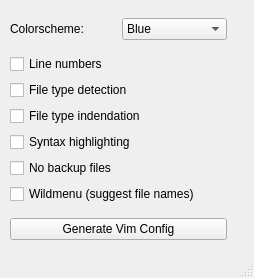
<?xml version="1.0" encoding="UTF-8"?>
<ui version="4.0">
 <class>MainWindow</class>
 <widget class="QMainWindow" name="MainWindow">
  <property name="geometry">
   <rect>
    <x>0</x>
    <y>0</y>
    <width>254</width>
    <height>278</height>
   </rect>
  </property>
  <property name="windowTitle">
   <string>VConfig</string>
  </property>
  <property name="windowIcon">
   <iconset theme="QIcon::ThemeIcon::EditPaste"/>
  </property>
  <widget class="QWidget" name="centralwidget">
   <widget class="QWidget" name="layoutWidget">
    <property name="geometry">
     <rect>
      <x>10</x>
      <y>10</y>
      <width>217</width>
      <height>238</height>
     </rect>
    </property>
    <layout class="QGridLayout" name="gridLayout">
     <item row="0" column="0">
      <layout class="QHBoxLayout" name="colorscheme">
       <item>
        <widget class="QLabel" name="colorscheme_label">
         <property name="text">
          <string>Colorscheme:</string>
         </property>
        </widget>
       </item>
       <item>
        <widget class="QComboBox" name="comboBox">
         <item>
          <property name="text">
           <string>Blue</string>
          </property>
         </item>
         <item>
          <property name="text">
           <string>Dark Blue</string>
          </property>
         </item>
         <item>
          <property name="text">
           <string>Default</string>
          </property>
         </item>
         <item>
          <property name="text">
           <string>Delek</string>
          </property>
         </item>
         <item>
          <property name="text">
           <string>Desert</string>
          </property>
         </item>
         <item>
          <property name="text">
           <string>Elflord</string>
          </property>
         </item>
         <item>
          <property name="text">
           <string>Evening</string>
          </property>
         </item>
         <item>
          <property name="text">
           <string/>
          </property>
         </item>
        </widget>
       </item>
      </layout>
     </item>
     <item row="1" column="0">
      <layout class="QVBoxLayout" name="verticalLayout">
       <item>
        <widget class="QCheckBox" name="lineNumbers">
         <property name="text">
          <string>Line numbers</string>
         </property>
        </widget>
       </item>
       <item>
        <widget class="QCheckBox" name="fileTypeDetection">
         <property name="text">
          <string>File type detection</string>
         </property>
        </widget>
       </item>
       <item>
        <widget class="QCheckBox" name="fileTypeIndent">
         <property name="text">
          <string>File type indendation</string>
         </property>
        </widget>
       </item>
       <item>
        <widget class="QCheckBox" name="syntaxHighlight">
         <property name="text">
          <string>Syntax highlighting</string>
         </property>
        </widget>
       </item>
       <item>
        <widget class="QCheckBox" name="noBackupFiles">
         <property name="text">
          <string>No backup files</string>
         </property>
        </widget>
       </item>
       <item>
        <widget class="QCheckBox" name="wildmenu">
         <property name="text">
          <string>Wildmenu (suggest file names)</string>
         </property>
        </widget>
       </item>
      </layout>
     </item>
     <item row="2" column="0">
      <widget class="QPushButton" name="genConfig">
       <property name="text">
        <string>Generate Vim Config</string>
       </property>
      </widget>
     </item>
    </layout>
   </widget>
  </widget>
  <widget class="QStatusBar" name="statusbar"/>
  <action name="actionOpen">
   <property name="text">
    <string>Open</string>
   </property>
  </action>
 </widget>
 <resources/>
 <connections/>
</ui>
